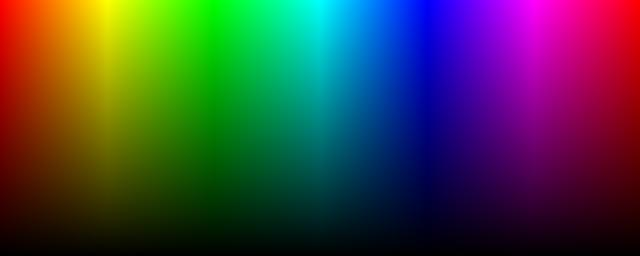
#> input picture assets/npnrv.png, 640 x 256 px, found by its file name
$ python similar_tool.py assets/npnrv.png
#> lines starting #> are read from the running program, lines starting #| are printed output that depends on the picture; after the words box and inside, x2 and y2 are one past the last pixel; in counts of white or black regions, pixels touching at a corner belong together
#> further down, rgb is the input picture: shape (256, 640, 3); mean R, G, B 63.9, 63.8, 63.9
#> `lab = rgb2lab(rgb)`: lab: shape (256, 640, 3) float64; mean of channels 0, 1, 2 33.5, 8.3, 4.5
'''
Lab parser
Support function horizontal stack same size image
python3 utils/similar_tool.py assets/npnrv.png
'''
import cv2
import sys
import numpy as np
from skimage import io
from skimage.color import rgb2lab, deltaE_cie76

THRESH = 10

def empty(i):
    pass

def on_trackbar(val):
#> called with val = 0
    global lab,rgb

    # get L,a,b value from trackbar
    L_value = cv2.getTrackbarPos("Light", "TrackedBars")
    a_value = cv2.getTrackbarPos("a", "TrackedBars")
    b_value = cv2.getTrackbarPos("b", "TrackedBars")
    scale   = cv2.getTrackbarPos("Scale", "TrackedBars")

    # get current mask of Lab range
    lab_value = np.uint8(np.asarray([[L_value,a_value,b_value]]))

    # calculate deltaE
    dE = deltaE_cie76(rgb2lab(lab_value), lab)
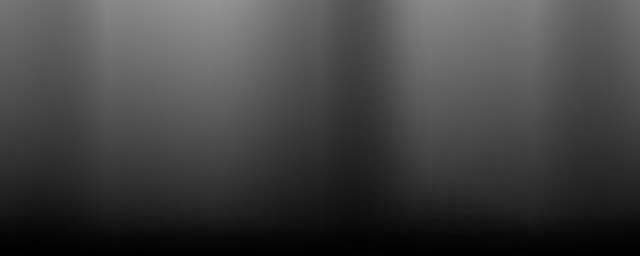
#> dE: shape (256, 640) float64; min 0, max 148.5, mean 65.9

    res = rgb.copy()
    res[dE < THRESH] = lab_value
#> res: shape (256, 640, 3); 8.97% of pixels changed, all inside (x1, y1, x2, y2) = (0, 225, 640, 256)

    # reshape the image
    h,w,c = lab.shape
#> h = 256; w = 640; c = 3
    h = int(h*scale/100)
#> h = 25
    w = int(w*scale/100)
#> w = 64
    resized = cv2.resize(res,(0,0),fx=scale/100,fy=scale/100)

    # display result
    cv2.imshow("LAB",resized)

# read input the images
IMG_PATH = sys.argv[1]
rgb = io.imread(IMG_PATH)
lab = rgb2lab(rgb)

# create window
cv2.namedWindow("TrackedBars")
cv2.resizeWindow("TrackedBars", 640, 240)
# create trackbars
cv2.createTrackbar("Light", "TrackedBars", 0, 255, on_trackbar)
cv2.createTrackbar("a", "TrackedBars", 0, 255, on_trackbar)
cv2.createTrackbar("b", "TrackedBars", 0, 255, on_trackbar)
cv2.createTrackbar("Scale", "TrackedBars",10, 100, on_trackbar)

# show some stuff
on_trackbar(0)

# wait until user press any key
k = cv2.waitKey()
#> (key Esc is pressed here)

cv2.destroyAllWindows()

$ run again, with assets/plallete.png copied over assets/npnrv.png
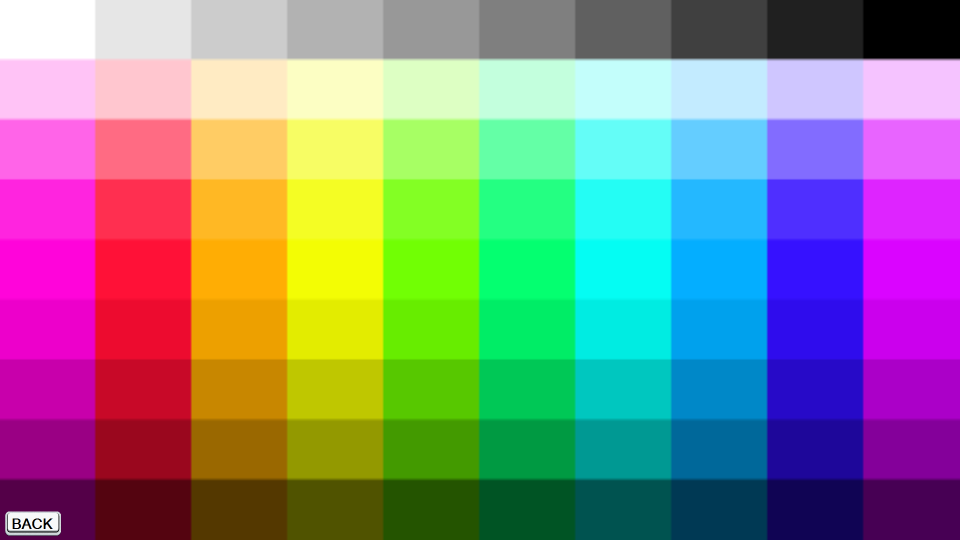
#> input picture assets/plallete.png, 1920 x 1080 px, found by its file name (shown at 1/2 size)
#> rgb is the input picture: shape (1080, 1920, 3); mean R, G, B 134.3, 134.5, 134.4
#> lab: shape (1080, 1920, 3) float64; mean of channels 0, 1, 2 61.9, 7.5, 4.6
#> in on_trackbar, `dE = deltaE_cie76(rgb2lab(lab_value), lab)`:
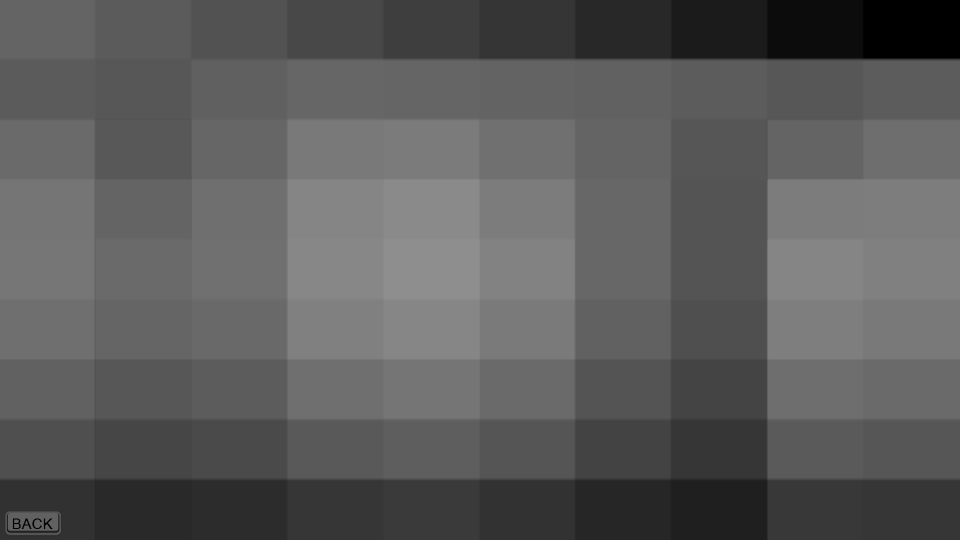
#> dE: shape (1080, 1920) float64 (shown at 1/2 size); min 0, max 142.9, mean 92.1
#> res: shape (1080, 1920, 3); 0.02% of pixels changed, all inside (x1, y1, x2, y2) = (14, 0, 1728, 1065)
#> in on_trackbar, `resized = cv2.resize(res,(0,0),fx=scale/100,fy=scale/100)`:
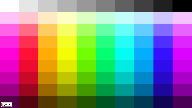
#> resized: shape (108, 192, 3); mean R, G, B 134.5, 134.7, 134.4

$ run again, with assets/black.jpg saved as assets/npnrv.png
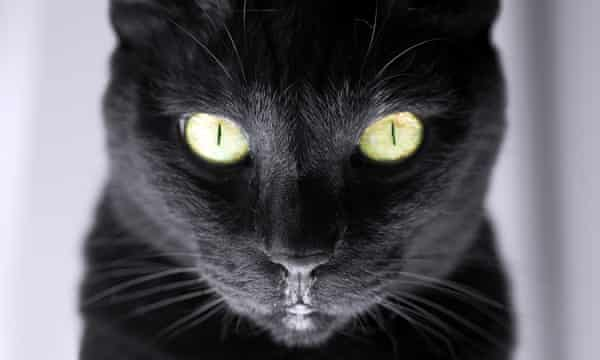
#> input picture assets/black.jpg, 600 x 360 px, found by its file name
#> rgb is the input picture: shape (360, 600, 3); mean R, G, B 93.2, 92.1, 98
#> lab: shape (360, 600, 3) float64; mean of channels 0, 1, 2 37.4, 1.6, -3
#> in on_trackbar, `dE = deltaE_cie76(rgb2lab(lab_value), lab)`:
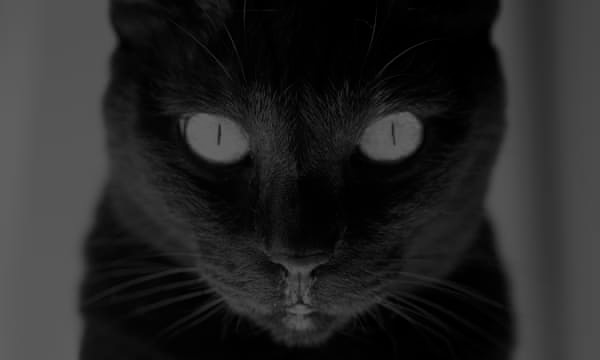
#> dE: shape (360, 600) float64; min 0, max 101.5, mean 37.8
#> in on_trackbar, `resized = cv2.resize(res,(0,0),fx=scale/100,fy=scale/100)`:
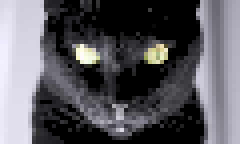
#> resized: shape (36, 60, 3) (shown 4 times larger); mean R, G, B 89.9, 88.8, 94.4
